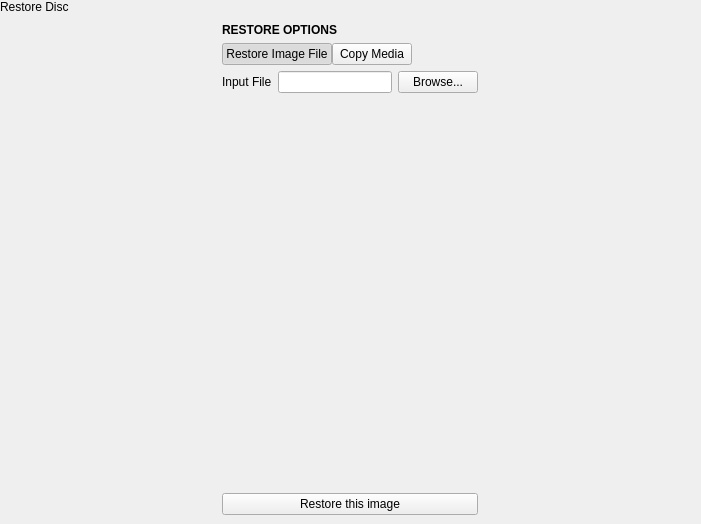
<?xml version="1.0" encoding="UTF-8"?>
<ui version="4.0">
 <class>RestoreOpticalPopover</class>
 <widget class="QWidget" name="RestoreOpticalPopover">
  <property name="geometry">
   <rect>
    <x>0</x>
    <y>0</y>
    <width>701</width>
    <height>524</height>
   </rect>
  </property>
  <property name="windowTitle">
   <string>Form</string>
  </property>
  <layout class="QVBoxLayout" name="verticalLayout">
   <property name="spacing">
    <number>0</number>
   </property>
   <property name="leftMargin">
    <number>0</number>
   </property>
   <property name="topMargin">
    <number>0</number>
   </property>
   <property name="rightMargin">
    <number>0</number>
   </property>
   <property name="bottomMargin">
    <number>0</number>
   </property>
   <item>
    <widget class="tStackedWidget" name="mainStack">
     <property name="currentIndex">
      <number>0</number>
     </property>
     <widget class="QWidget" name="mainPage">
      <layout class="QVBoxLayout" name="verticalLayout_5">
       <property name="spacing">
        <number>0</number>
       </property>
       <property name="leftMargin">
        <number>0</number>
       </property>
       <property name="topMargin">
        <number>0</number>
       </property>
       <property name="rightMargin">
        <number>0</number>
       </property>
       <property name="bottomMargin">
        <number>0</number>
       </property>
       <item>
        <widget class="tTitleLabel" name="titleLabel">
         <property name="text">
          <string>Restore Disc</string>
         </property>
        </widget>
       </item>
       <item alignment="Qt::AlignHCenter">
        <widget class="QWidget" name="optionsWidget" native="true">
         <layout class="QVBoxLayout" name="verticalLayout_4">
          <item>
           <widget class="QLabel" name="label">
            <property name="font">
             <font>
              <weight>75</weight>
              <bold>true</bold>
             </font>
            </property>
            <property name="text">
             <string>RESTORE OPTIONS</string>
            </property>
           </widget>
          </item>
          <item>
           <layout class="QHBoxLayout" name="horizontalLayout">
            <property name="spacing">
             <number>0</number>
            </property>
            <item>
             <widget class="QPushButton" name="restoreFileButton">
              <property name="text">
               <string>Restore Image File</string>
              </property>
              <property name="checkable">
               <bool>true</bool>
              </property>
              <property name="checked">
               <bool>true</bool>
              </property>
              <property name="autoExclusive">
               <bool>true</bool>
              </property>
             </widget>
            </item>
            <item>
             <widget class="QPushButton" name="restoreDiskButton">
              <property name="text">
               <string>Copy Media</string>
              </property>
              <property name="checkable">
               <bool>true</bool>
              </property>
              <property name="autoExclusive">
               <bool>true</bool>
              </property>
             </widget>
            </item>
            <item>
             <spacer name="horizontalSpacer">
              <property name="orientation">
               <enum>Qt::Horizontal</enum>
              </property>
              <property name="sizeHint" stdset="0">
               <size>
                <width>0</width>
                <height>0</height>
               </size>
              </property>
             </spacer>
            </item>
           </layout>
          </item>
          <item>
           <widget class="tStackedWidget" name="stackedWidget">
            <property name="currentIndex">
             <number>0</number>
            </property>
            <widget class="QWidget" name="restoreFilePage">
             <layout class="QVBoxLayout" name="verticalLayout_2">
              <property name="spacing">
               <number>0</number>
              </property>
              <property name="leftMargin">
               <number>0</number>
              </property>
              <property name="topMargin">
               <number>0</number>
              </property>
              <property name="rightMargin">
               <number>0</number>
              </property>
              <property name="bottomMargin">
               <number>0</number>
              </property>
              <item>
               <layout class="QHBoxLayout" name="horizontalLayout_3">
                <property name="spacing">
                 <number>6</number>
                </property>
                <item>
                 <widget class="QLabel" name="label_2">
                  <property name="text">
                   <string>Input File</string>
                  </property>
                 </widget>
                </item>
                <item>
                 <widget class="QLineEdit" name="restoreFileBox"/>
                </item>
                <item>
                 <widget class="QPushButton" name="browseButton">
                  <property name="text">
                   <string>Browse...</string>
                  </property>
                 </widget>
                </item>
               </layout>
              </item>
              <item>
               <spacer name="verticalSpacer_2">
                <property name="orientation">
                 <enum>Qt::Vertical</enum>
                </property>
                <property name="sizeHint" stdset="0">
                 <size>
                  <width>20</width>
                  <height>40</height>
                 </size>
                </property>
               </spacer>
              </item>
             </layout>
            </widget>
            <widget class="QWidget" name="restoreDiskPage">
             <layout class="QVBoxLayout" name="verticalLayout_3">
              <property name="spacing">
               <number>0</number>
              </property>
              <property name="leftMargin">
               <number>0</number>
              </property>
              <property name="topMargin">
               <number>0</number>
              </property>
              <property name="rightMargin">
               <number>0</number>
              </property>
              <property name="bottomMargin">
               <number>0</number>
              </property>
              <item>
               <widget class="QTreeView" name="diskSelection">
                <attribute name="headerVisible">
                 <bool>false</bool>
                </attribute>
               </widget>
              </item>
             </layout>
            </widget>
           </widget>
          </item>
          <item>
           <widget class="QPushButton" name="restoreButton">
            <property name="text">
             <string>Restore this image</string>
            </property>
            <property name="icon">
             <iconset theme="document-new">
              <normaloff>.</normaloff>.</iconset>
            </property>
           </widget>
          </item>
         </layout>
        </widget>
       </item>
      </layout>
     </widget>
     <widget class="QWidget" name="confirmPage">
      <layout class="QVBoxLayout" name="verticalLayout_7">
       <property name="spacing">
        <number>0</number>
       </property>
       <property name="leftMargin">
        <number>0</number>
       </property>
       <property name="topMargin">
        <number>0</number>
       </property>
       <property name="rightMargin">
        <number>0</number>
       </property>
       <property name="bottomMargin">
        <number>0</number>
       </property>
       <item>
        <widget class="tTitleLabel" name="titleLabel_2">
         <property name="text">
          <string>Restore Disc</string>
         </property>
        </widget>
       </item>
       <item alignment="Qt::AlignHCenter">
        <widget class="QWidget" name="restoreConfirmWidget" native="true">
         <layout class="QVBoxLayout" name="verticalLayout_6">
          <item>
           <widget class="QLabel" name="label_3">
            <property name="font">
             <font>
              <weight>75</weight>
              <bold>true</bold>
             </font>
            </property>
            <property name="text">
             <string>DISC NOT BLANK</string>
            </property>
           </widget>
          </item>
          <item>
           <widget class="QLabel" name="label_4">
            <property name="text">
             <string>The disc in the drive is not blank. To restore an image to the disc, the disc will need to be erased.

Once the disc in the drive is erased, all the data on it will be gone forever.</string>
            </property>
            <property name="wordWrap">
             <bool>true</bool>
            </property>
           </widget>
          </item>
          <item>
           <widget class="QPushButton" name="doRestoreButton">
            <property name="text">
             <string>Restore this image</string>
            </property>
            <property name="icon">
             <iconset theme="document-new">
              <normaloff>.</normaloff>.</iconset>
            </property>
           </widget>
          </item>
         </layout>
        </widget>
       </item>
       <item>
        <spacer name="verticalSpacer_3">
         <property name="orientation">
          <enum>Qt::Vertical</enum>
         </property>
         <property name="sizeHint" stdset="0">
          <size>
           <width>20</width>
           <height>385</height>
          </size>
         </property>
        </spacer>
       </item>
      </layout>
     </widget>
    </widget>
   </item>
  </layout>
 </widget>
 <customwidgets>
  <customwidget>
   <class>tTitleLabel</class>
   <extends>QLabel</extends>
   <header location="global">ttitlelabel.h</header>
   <slots>
    <signal>backButtonClicked()</signal>
   </slots>
  </customwidget>
  <customwidget>
   <class>tStackedWidget</class>
   <extends>QStackedWidget</extends>
   <header location="global">tstackedwidget.h</header>
   <container>1</container>
   <slots>
    <signal>switchingFrame(int)</signal>
   </slots>
  </customwidget>
 </customwidgets>
 <resources/>
 <connections/>
</ui>
